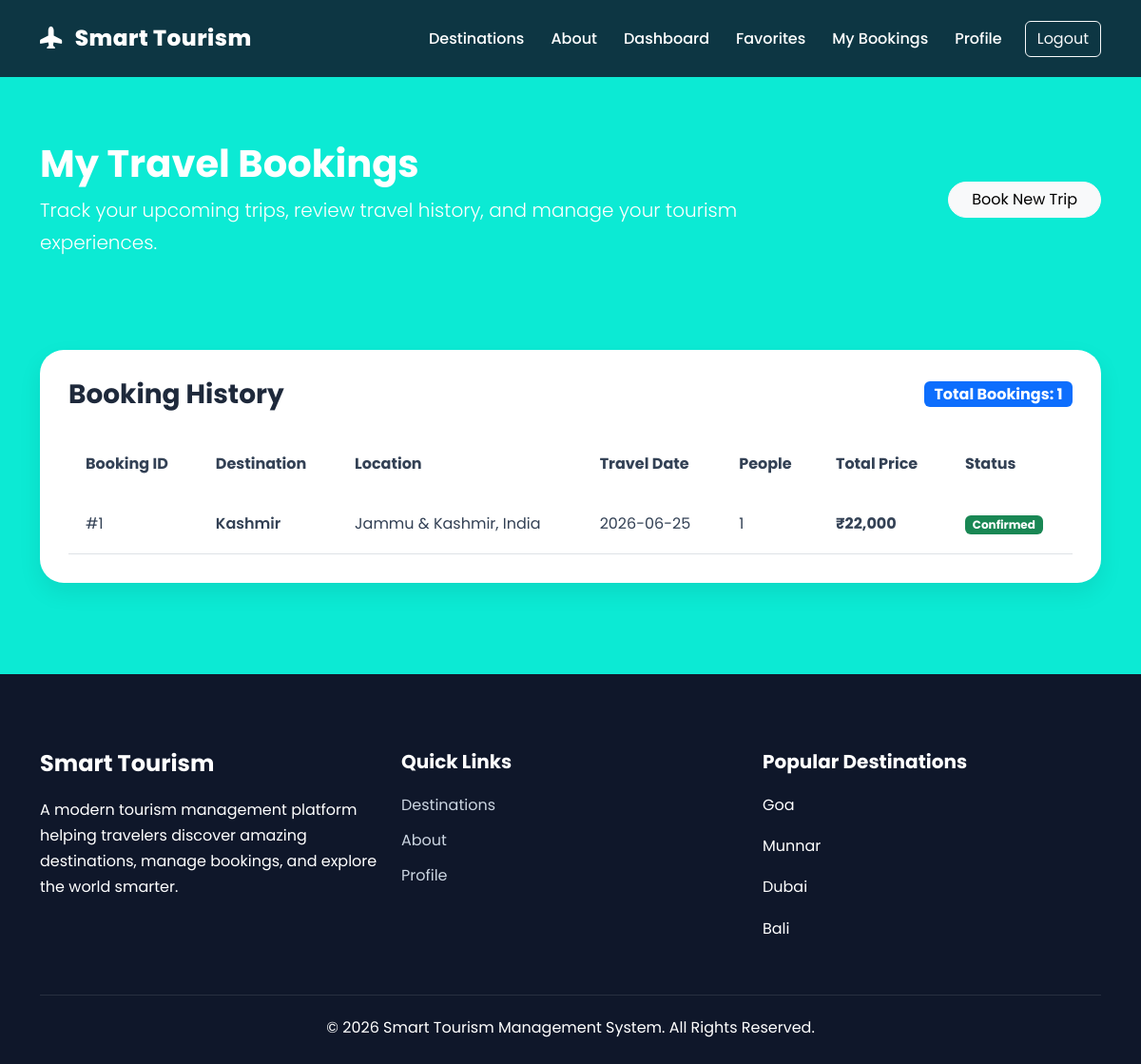
The app's page /my-bookings (signed in) with its own data.
### database.py (models this page shows, shortened)
class Booking(db.Model):
    __tablename__ = "bookings"
    id = db.Column(
        db.Integer,
        primary_key=True
    )
    user_id = db.Column(
        db.Integer,
        db.ForeignKey("users.id"),
        nullable=False
    )
    destination_id = db.Column(
        db.Integer,
        db.ForeignKey("destinations.id"),
        nullable=False
    )
    travel_date = db.Column(
        db.String(50),
        nullable=False
    )
    people = db.Column(
        db.Integer,
        nullable=False
    )
    total_price = db.Column(
        db.Float,
        nullable=False
    )
    status = db.Column(
        db.String(50),
        default="Confirmed"
    )

class Destination(db.Model):
    __tablename__ = "destinations"
    id = db.Column(db.Integer, primary_key=True)
    name = db.Column(
        db.String(200),
        nullable=False
    )
    location = db.Column(
        db.String(200),
        nullable=False
    )
    category = db.Column(
        db.String(100),
        nullable=False
    )
    price = db.Column(
        db.Float,
        nullable=False
    )
    duration = db.Column(
        db.String(100),
        nullable=False
    )
    rating = db.Column(
        db.Float,
        nullable=False,
        default=4.5
    )
    description = db.Column(
        db.Text,
        nullable=False
    )
    image_url = db.Column(
        db.Text,
        nullable=False
    )
    bookings = db.relationship(
        "Booking",
        backref="destination",
        lazy=True,
        cascade="all, delete-orphan"
    )
    favorites = db.relationship(
        "Favorite",
        backref="destination",
        lazy=True,
        cascade="all, delete-orphan"
    )

### app.py (the view)
@app.route(
    "/my-bookings"
)
@login_required
def my_bookings():
    bookings = Booking.query.filter_by(
        user_id=session["user_id"]
    ).order_by(
        Booking.id.desc()
    ).all()
    return render_template(
        "my_bookings.html",
        bookings=bookings
    )

### app.py (called while the page is built, shortened)
def login_required(f):
    @wraps(f)
    def decorated_function(*args, **kwargs):
        return f(*args, **kwargs)
    return decorated_function

def current_user():
    if "user_id" not in session:
        return None
    return User.query.get(
        session["user_id"]
    )

@app.context_processor
def inject_user():
    return {
        "current_user": current_user(),
        "session": session
    }

### templates/my_bookings.html (shortened to what this page needs)
{% extends "base.html" %}
{% block content %}
<section class="py-5 bg-gradient-tourism text-white">
    <div class="container">
        <div class="row align-items-center">
            <div class="col-lg-8">
                <h1 class="fw-bold">
                    My Travel Bookings
                </h1>
                <p class="lead mb-0">
                    Track your upcoming trips, review travel history,
                    and manage your tourism experiences.
                </p>
            </div>
            <div class="col-lg-4 text-lg-end mt-3 mt-lg-0">
                <a href="{{ url_for('destinations') }}"
                   class="btn btn-light rounded-pill px-4">
                    Book New Trip
                </a>
            </div>
        </div>
    </div>
</section>
<section class="py-5">
    <div class="container">
        <div class="table-container">
            <div class="d-flex justify-content-between align-items-center mb-4">
                <h3 class="fw-bold mb-0">
                    Booking History
                </h3>
                <span class="badge bg-primary fs-6">
                    Total Bookings: {{ bookings|length }}
                </span>
            </div>
            <div class="table-responsive">
                <table class="table table-hover align-middle">
                    <thead>
                        <tr>
                            <th>Booking ID</th>
                            <th>Destination</th>
                            <th>Location</th>
                            <th>Travel Date</th>
                            <th>People</th>
                            <th>Total Price</th>
                            <th>Status</th>
                        </tr>
                    </thead>
                    <tbody>
                        {% for booking in bookings %}
                        <tr>
                            <td>
                                #{{ booking.id }}
                            </td>
                            <td>
                                <div class="fw-semibold">
                                    {{ booking.destination.name }}
                                </div>
                            </td>
                            <td>
                                {{ booking.destination.location }}
                            </td>
                            <td>
                                {{ booking.travel_date }}
                            </td>
                            <td>
                                {{ booking.people }}
                            </td>
                            <td class="fw-bold text-success">
                                ₹{{ "{:,.0f}".format(booking.total_price) }}
                            </td>
                            <td>
                                {% if booking.status == 'Confirmed' %}
                                <span class="badge bg-success">
                                    {{ booking.status }}
                                </span>
                                {% elif booking.status == 'Pending' %}
                                <span class="badge bg-warning text-dark">
                                    {{ booking.status }}
                                </span>
                                {% else %}
                                <span class="badge bg-secondary">
                                    {{ booking.status }}
                                </span>
                                {% endif %}
                            </td>
                        </tr>
                        {% endfor %}
                    </tbody>
                </table>
            </div>
        </div>
    </div>
</section>
{% endblock %}

### static/css/style.css (style rules this page uses)
:root { --primary:#0ea5e9; --secondary:#06b6d4; --accent:#14b8a6; --success:#10b981; --warning:#f59e0b; --danger:#ef4444; --dark:#0f172a; --dark-2:#1e293b; --gray:#64748b; --light:#f8fafc; --white:#ffffff; --gradient-primary: linear-gradient( 135deg, #0ea5e9, #06b6d4, #14b8a6 ); --gradient-hero: linear-gradient( 135deg, rgba(14,165,233,.85), rgba(6,182,212,.85) ); --shadow-sm: 0 10px 25px rgba(0,0,0,.08); --shadow-md: 0 20px 40px rgba(0,0,0,.12); --shadow-lg: 0 30px 60px rgba(0,0,0,.18); --radius:24px; }
* { margin:0; padding:0; box-sizing:border-box; }
html { scroll-behavior:smooth; }
body { font-family:'Poppins',sans-serif; background:#0cead4; color:#cdd5e1; overflow-x:hidden; line-height:1.7; }
a { text-decoration:none; }
.analytics-box, .profile-card, .form-container, .table-container, .details-card, .feature-box { background:white; border:none; border-radius:25px; box-shadow:var(--shadow-sm); padding:30px; transition:.35s ease; }
.table-container { overflow-x:auto; }
.table { margin-bottom:0; }
.table thead { background:#f8fafc; }
.table th { color:#0f172a; font-weight:700; border:none; padding:18px; }
.table td { color:#334155; padding:18px; vertical-align:middle; }
.table tbody tr { transition:.3s; }
.card, .destination-card, .favorite-card, .analytics-box, .profile-card, .form-container, .table-container, .details-card, .feature-box, .booking-box { color:#1e293b !important; }
.table td, .table th { color:#334155 !important; }

### records on screen
Booking: id "1", destination.name "Kashmir", destination.location "Jammu & Kashmir, India", travel_date "2026-06-25", people "1", total_price "22,000", status "Confirmed"

### other values on screen
{{ bookings|length }} "1"
